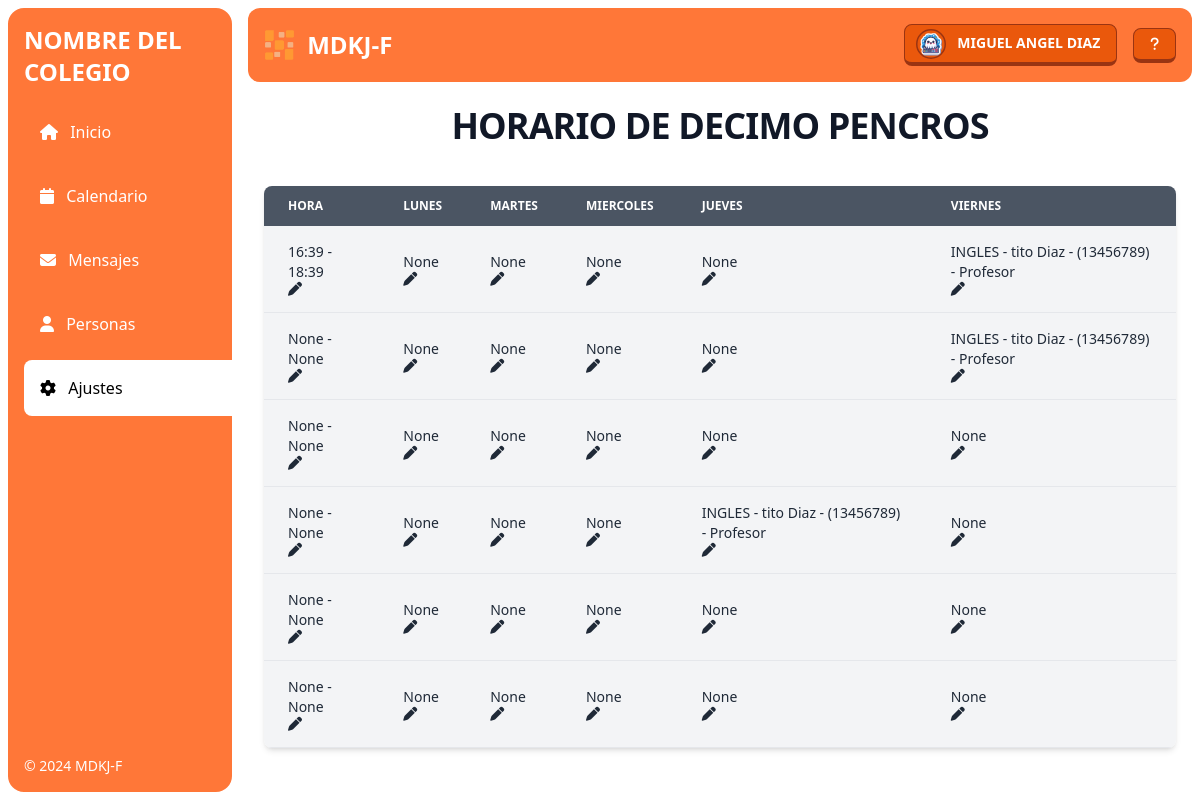
The app's page /informacion/grados/mirar/horario/2/ (signed in), older data.
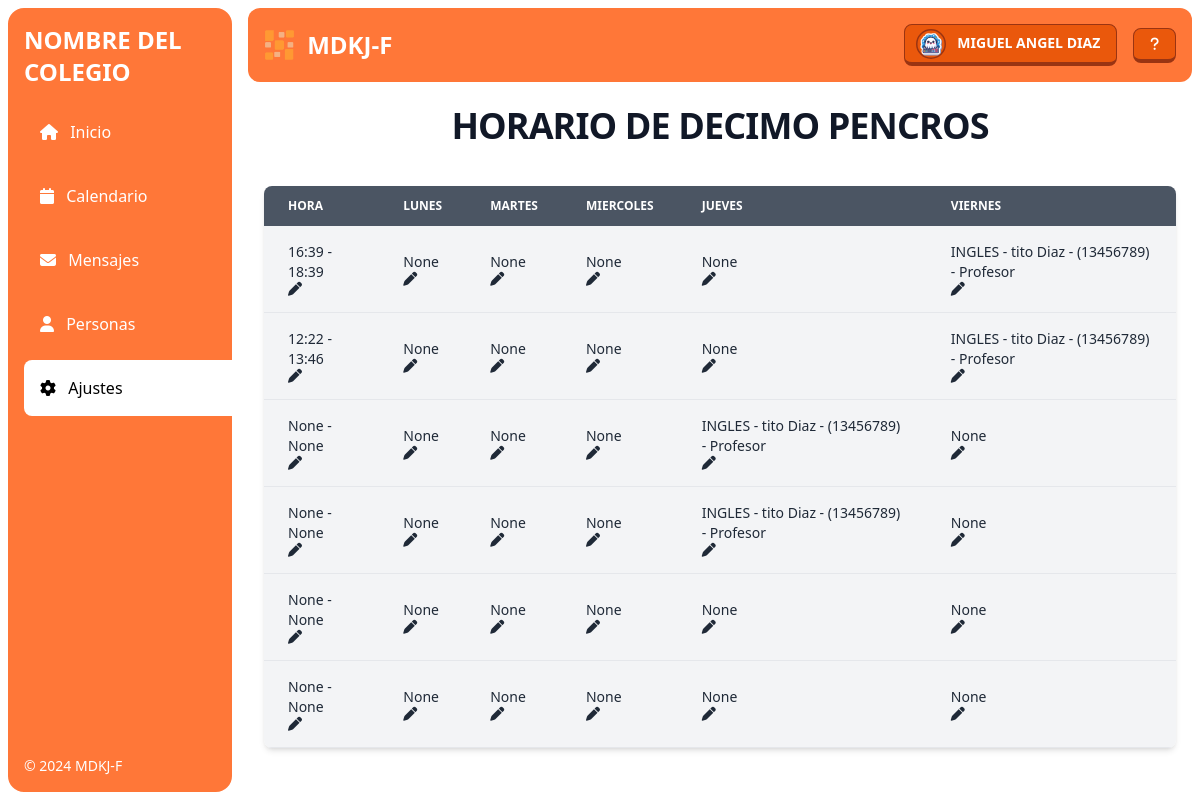
The same page, newer data.
### informacion/models.py (models this page shows, shortened)
class HorarioDiario(models.Model): #Materias por dia (DEPENDIENDO DEL HORARIO SE VA A ITERAR SOBRE ESTE MODELO PARA CREAR LAS CLASES DIARIAS NECESARIAS)
    grado = models.ForeignKey(Grado, on_delete=models.CASCADE)
    hora_inicio = models.TimeField(blank=True, null=True)
    hora_fin = models.TimeField(blank=True, null=True)
    """LOS MODELOS TIENEN NOMBRES DE DIAS PERO REALMENTE SE REFIEREN A LAS MATERIAS DE ESTE DIA
         |
        \|/                                                                               """
    lunes = models.ForeignKey(Materias, on_delete=models.CASCADE, blank=True, null=True, related_name='materias_grado_1')
    martes = models.ForeignKey(Materias, on_delete=models.CASCADE, blank=True, null=True, related_name='materias_grado_2')
    miercoles = models.ForeignKey(Materias, on_delete=models.CASCADE, blank=True, null=True, related_name='materias_grado_3')
    jueves = models.ForeignKey(Materias, on_delete=models.CASCADE, blank=True, null=True, related_name='materias_grado_4')
    viernes = models.ForeignKey(Materias, on_delete=models.CASCADE, blank=True, null=True, related_name='materias_grado_5')

class Materias(models.Model):
    electiva = models.BooleanField(default=True)
    profe1 = models.ForeignKey(UserProfes,on_delete=models.CASCADE, blank=True, related_name='profesor_0')
    titulo1 = models.TextField(blank=True, null=True)
    descripcion1 = models.TextField(blank=True, null=True)
    alumnos1 = models.ManyToManyField(UserAlumno, blank=True, related_name='alumnos_electiva1')
    profe2 = models.ForeignKey(UserProfes,on_delete=models.CASCADE, blank=True, null=True, related_name='profesor_1')
    titulo2 = models.TextField(blank=True, null=True)
    descripcion2 = models.TextField(blank=True, null=True)
    alumnos2 = models.ManyToManyField(UserAlumno, blank=True, related_name='alumnos_electiva2')
    estado = models.BooleanField(default=True)
    created_on = models.DateTimeField(default=timezone.now)
    author = models.ForeignKey(User, on_delete=models.CASCADE, related_name='creador_materia')
    def __str__(self):
        return f'{self.titulo1} - {self.profe1}'

### users/models.py (models this page shows, shortened)
class CustomUser(AbstractUser):
    tipo_documento = models.CharField(max_length=50,choices=TIPO_DOCUMENTO, default='Sin informacion')
    numero_documento = models.CharField(max_length=20, null=True, blank=True)
    introduccion = models.TextField(null=True, blank=True)

class CustomUserProfesores(CustomUser):
    foto = models.ImageField(default='profesores/profile.png', upload_to=user_directory_path_profile_profesor, null=True, blank=True)
    descripcion = models.TextField(blank=True, null=True)
    tipo_usuario = models.CharField(max_length=50, choices=TIPO_USUARIO, default='Profesor')
    fecha_creacion = models.DateTimeField(auto_now_add=True)
    titular = models.ForeignKey('informacion.Grado', on_delete=models.SET_NULL, blank=True, null=True,related_name='profesor_titulares')  # Utiliza 'informacion.Grado')  # Campo ForeignKey para relacionar con Grado
    sexo = models.CharField(max_length=20, choices=SEXO, default='Sin informacion')
    estado = models.BooleanField(default=True)
    alergias = models.TextField(blank=True, null=True)
    condiciones_medicas = models.TextField(blank=True, null=True)
    medicamentos_actuales = models.TextField(blank=True, null=True)
    grupo_sanguineo = models.CharField(max_length=15, blank=True, null=True, choices=TIPO_SANGRE, default='Desconocido')
    contacto_emergencia_nombre = models.CharField(max_length=255, blank=True, null=True)
    contacto_emergencia_telefono = models.CharField(max_length=20, blank=True, null=True)
    def __str__(self):
        return f'{self.first_name} {self.last_name} - ({self.username}) - {self.tipo_usuario}'

### informacion/views.py (the view)
# urls.py: path('grados/mirar/horario/<int:pk>/', VerGradosHorario.as_view(), name='MirarGradoHorario'),
class VerGradosHorario(View):
    def get(self, request, pk, *args, **kwargs):
        grado = Grado.objects.get(id=pk)
        horarios_del_grado = HorarioDiario.objects.filter(grado=grado)
        vista = 'gestor'
        abierto='ajustes'
        materias_grado = grado.materias.all()
        """DEBEMOS CREAR UN FORMULARIO POR CADA ELEMENTO POR EDITAR"""
        formularioHora = HoraHorarioForm()
        formularioMaterias = MateriasHorarioForm(materias_grado=materias_grado)
        context = {
            'grado': grado,
            'vista': vista,
            'abierto':abierto,
            'horario':horarios_del_grado,
            'formHora': formularioHora,
            'formMaterias': formularioMaterias,
        }
        return render(request, 'informacion/grados/horarios/ver_horario.html', context)

### templates/informacion/grados/horarios/ver_horario.html (shortened to what this page needs)
<head>
</head>
{% extends 'base.html' %}
{% block content %}
{% load static %}
<div class="mx-auto max-w-screen-sm text-center">
    <h2 class="lg:py-2  text-4xl tracking-tight font-bold text-gray-900 mb-8 zoom-10">HORARIO DE {{grado.grado_nom}}</h2>
</div>
<div class="overflow-x-auto shadow-md sm:rounded-lg">
    <table class="w-full text-sm text-left rtl:text-right overflow-x-auto text-gray-800">
        <thead class="text-xs text-white uppercase bg-gray-600">
            <tr>
                <th scope="col" class="px-6 py-3">
                    Hora
                </th>
                <th scope="col" class="px-6 py-3">
                    Lunes
                </th>
                <th scope="col" class="px-6 py-3">
                    Martes
                </th>
                <th scope="col" class="px-6 py-3">
                    Miercoles
                </th>
                <th scope="col" class="px-6 py-3">
                    Jueves
                </th>
                <th scope="col" class="px-6 py-3">
                    Viernes
                </th>
            </tr>
        </thead>
        <tbody>
        {% for horas in horario %}
            <tr class="bg-gray-100 border-b hover:bg-gray-200">
                <td class="px-6 py-4 font-medium">
                    {{horas.hora_inicio}} - {{horas.hora_fin}}
                    <br>
                    <button onclick="mostrarVentanaHorarios('EmergenteHora', '{{horas.pk}}')">
                        <i class="fa-solid fa-pen"></i>
                    </button>
                </td>
                <td class="px-6 py-4">
                    {{horas.lunes}}
                    <br>
                    <button onclick="mostrarVentanaHorarios('EmergenteLunes', '{{horas.pk}}')">
                        <i class="fa-solid fa-pen"></i>
                    </button>
                </td>
                <td class="px-6 py-4">
                    {{horas.martes}}
                    <br>
                    <button onclick="mostrarVentanaHorarios('EmergenteMartes', '{{horas.pk}}')">
                        <i class="fa-solid fa-pen"></i>
                    </button>
                </td>
                <td class="px-6 py-4">
                    {{horas.miercoles}}
                    <br>
                    <button onclick="mostrarVentanaHorarios('EmergenteMiercoles', '{{horas.pk}}')">
                        <i class="fa-solid fa-pen"></i>
                    </button>
                </td>
                <td class="px-6 py-4">
                    {{horas.jueves}}
                    <br>
                    <button onclick="mostrarVentanaHorarios('EmergenteJueves', '{{horas.pk}}')">
                        <i class="fa-solid fa-pen"></i>
                    </button>
                </td>
                <td class="px-6 py-4">
                    {{horas.viernes}}
                    <br>
                    <button onclick="mostrarVentanaHorarios('EmergenteViernes', '{{horas.pk}}')">
                            <i class="fa-solid fa-pen"></i>
                    </button>
                </td>
            </tr>
        {% endfor %}
        </tbody>
    </table>
</div>
<br>
<link rel="stylesheet" href="{% static 'css/ventanas/ventana_emergente_horarios.css' %}">
{% endblock content %}

Row changes from the older to the newer data that the page shows:
changed HorarioDiario (number 2 of 6 on the later page): hora_inicio "None" → "12:22"; hora_fin "None" → "13:46"
changed HorarioDiario (number 3 of 6 on the later page): jueves "None" → "INGLES - tito Diaz - (13456789) - Profesor"
